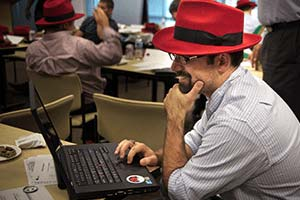
//> input picture Ejercicio 1: Noise, smoothing, thresholding/redHats.jpg, 300 x 200 px
$ ./Ejercicio1   (built with g++ and OpenCV 4)
//> lines starting //> are read from the running program, lines starting //| are printed output that depends on the picture; after the words box and inside, x2 and y2 are one past the last pixel; in counts of white or black regions, pixels touching at a corner belong together
#include <iostream>
#include <opencv2/opencv.hpp>

using namespace std;
using namespace cv;

const int max_value_H = 360 / 2;
const int max_value = 255;

//{} <> []

int main()
{
    string image_p1 = "/home/computacion/Desktop/OpenCV/Ejercicio 1: Noise, smoothing, thresholding/BabyFood-Test6.JPG";
    string image_p2 = "/home/computacion/Desktop/OpenCV/Ejercicio 1: Noise, smoothing, thresholding/redHats.jpg";
    string image_p3 = "/home/computacion/Desktop/OpenCV/Ejercicio 1: Noise, smoothing, thresholding/redHatSImple.JPG";

    Mat image1 = imread(image_p2, IMREAD_COLOR);
//> image1 is the input picture: 200 rows x 300 cols, CV_8UC3; mean B, G, R 78.7, 86.7, 107.3
    resize(image1, image1, {500,500});
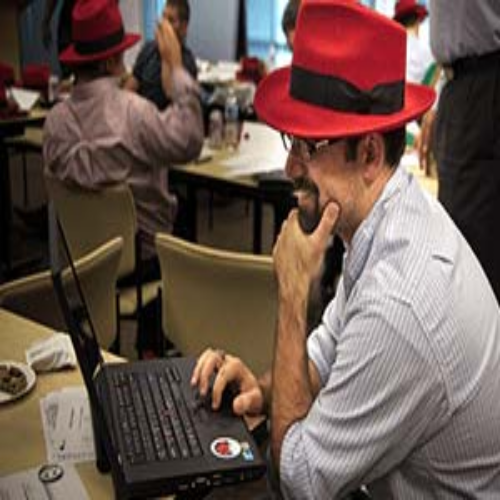
//> image1: 500 rows x 500 cols, CV_8UC3; mean B, G, R 78.6, 86.6, 107.2

    if (image1.empty()){
        cout << "Cold not read the image: ";
        return 1;
    }


    vector<int> lower_bound = {170,80,50};

    int low_h = lower_bound[0], low_s = lower_bound[1], low_v = lower_bound[2];
    int high_h = max_value_H, high_s = max_value, high_v = max_value;


    Mat hsvImg, imgThreshold;

    //convert from BGR to HSV colorspace
    cvtColor(image1, hsvImg, COLOR_BGR2HSV);
//> hsvImg: 500 rows x 500 cols, CV_8UC3; mean H, S, V 53.2, 87.6, 108.5

    //detect the object based on HSV range values
    inRange(hsvImg, Scalar(low_h, low_s, low_v), Scalar(high_h, high_s, high_v), imgThreshold);
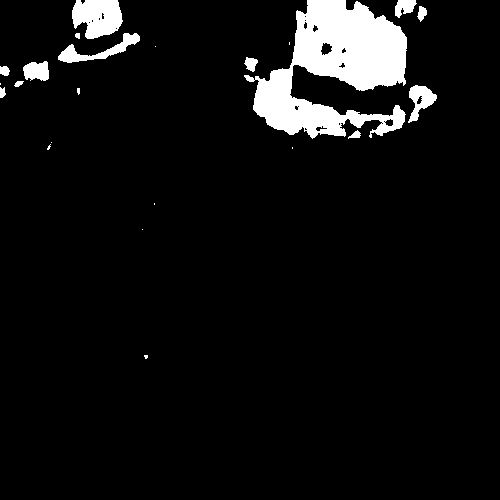
//> imgThreshold: 500 rows x 500 cols, CV_8UC1; 6.4% white; 23 white regions (10 under 20 px), largest, box (x1, y1, x2, y2) and area: (244, 0, 407, 139) 12081, (72, 0, 123, 39) 1510, (58, 33, 140, 63) 750

    Mat medianBlurImg, gaussianBlurImg;
    //9:size of the kernel
    medianBlur(image1, medianBlurImg, 9);
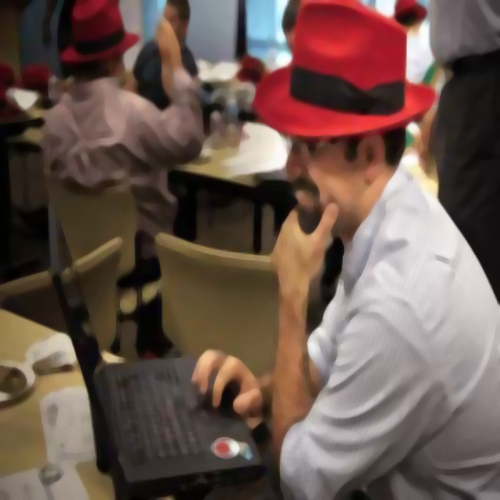
//> medianBlurImg: 500 rows x 500 cols, CV_8UC3; mean B, G, R 78.3, 86.4, 107.1
    //
    GaussianBlur(image1, gaussianBlurImg, Size(1,1), 9, 9);

    imshow("Original image: ", image1);
    imshow("median blur image: ", medianBlurImg);
    imshow("gaussian image: ", gaussianBlurImg);


    int k = waitKey(0);
//> the space key is pressed

    destroyAllWindows();


}
